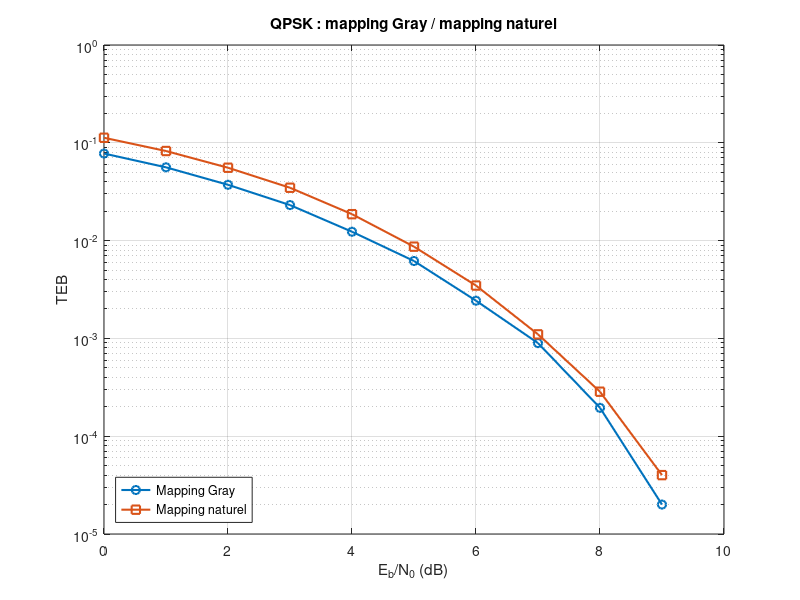

This figure's MATLAB source:
%% Partie 5 - Question 5
% Comparaison mapping Gray / mapping naturel

clear;
clc;
close all;

%% Parametres

Nbits = 2e5;

EbN0_dB = 0:9;

% nombre pair de bits
bits = randi([0 1], 1, Nbits);

% Regroupement par paires
paires = reshape(bits, 2, []).';

%% Symboles QPSK - mapping Gray

I_gray = 1 - 2*paires(:,2);
Q_gray = 1 - 2*paires(:,1);

s_gray = (I_gray + 1j*Q_gray)/sqrt(2);

%% Symboles QPSK - mapping naturel
% 00 -> k=1
% 01 -> k=3
% 10 -> k=5
% 11 -> k=7

indice = 2*paires(:,1) + paires(:,2);
k = 2*indice + 1;
s_nat = exp(1j*k*pi/4);

%% Energie par bit
Eb = 0.5;

TEB_gray = zeros(size(EbN0_dB));
TEB_nat = zeros(size(EbN0_dB));

%% Simulation

for n = 1:length(EbN0_dB)

    EbN0 = 10^(EbN0_dB(n)/10);

    N0 = Eb / EbN0;

    sigma = sqrt(N0/2);

    %% bruit

    bruit_gray = sigma * ...
        (randn(size(s_gray)) + 1j*randn(size(s_gray)));

    bruit_nat = sigma * ...
        (randn(size(s_nat)) + 1j*randn(size(s_nat)));

    r_gray = s_gray + bruit_gray;
    r_nat = s_nat + bruit_nat;

    %% Demodulation Gray

    b1_gray = imag(r_gray) < 0;
    b2_gray = real(r_gray) < 0;

    bits_gray = reshape([b1_gray b2_gray].', 1, []);

    TEB_gray(n) = mean(bits_gray ~= bits);

    %%Demodulation mapping naturel

    angles = angle(r_nat);

    % angles dans [0,2*pi[
    angles(angles < 0) = angles(angles < 0) + 2*pi;

    % Decision sur le symbole le plus proche
    indice_recu = mod(round((angles - pi/4)/(pi/2)),4);

    % Conversion indice -> bits naturels
    b1_nat = floor(indice_recu/2);
    b2_nat = mod(indice_recu,2);

    bits_nat = reshape([b1_nat b2_nat].', 1, []);

    TEB_nat(n) = mean(bits_nat ~= bits);

end

%% Affichage

fprintf('Eb/N0(dB)   Gray           Naturel\n');

for n = 1:length(EbN0_dB)

    fprintf('%3d         %.6e    %.6e\n', ...
        EbN0_dB(n), ...
        TEB_gray(n), ...
        TEB_nat(n));

end

%% Trace

figure;

semilogy(EbN0_dB, TEB_gray, '-o', 'LineWidth', 1.5);
hold on;

semilogy(EbN0_dB, TEB_nat, '-s', 'LineWidth', 1.5);

grid on;

xlabel('E_b/N_0 (dB)');
ylabel('TEB');

title('QPSK : mapping Gray / mapping naturel');

legend('Mapping Gray', ...
       'Mapping naturel', ...
       'Location', 'southwest');
